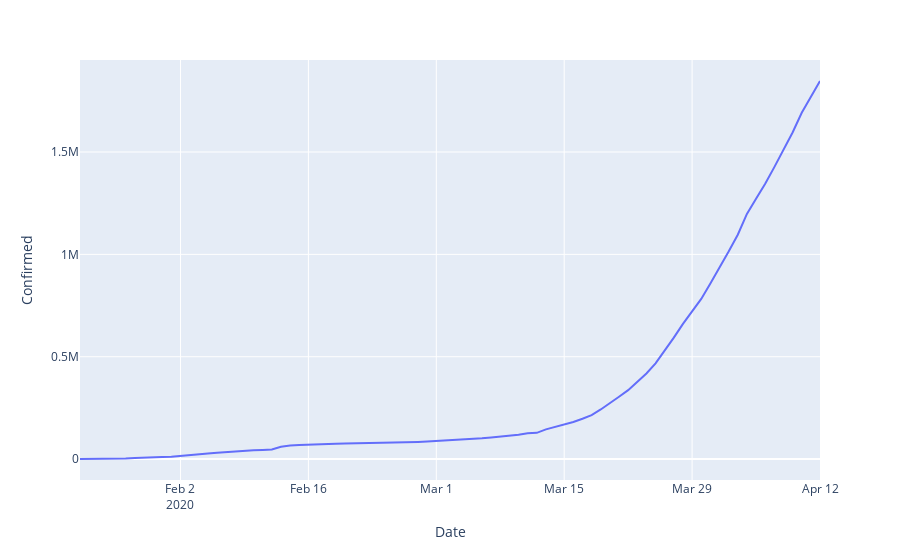

The code cell stored with this chart in its notebook:
### Code cell
fig = px.line(
  date,
  x='Date',
  y='Confirmed',
)
fig.show()
